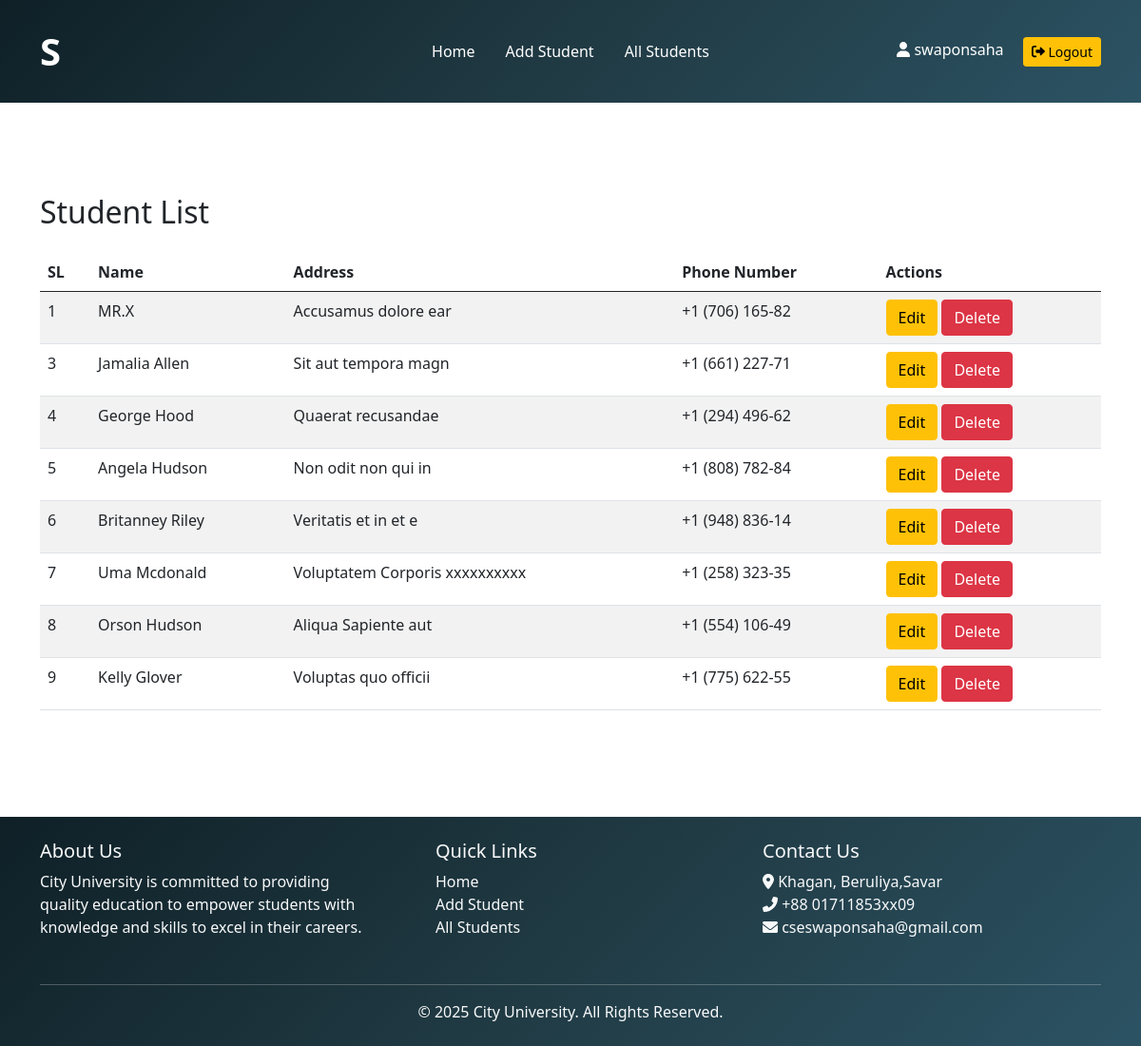
/view/studentlist.php (signed in), run on the app's committed database.
### tables this page shows
CREATE TABLE `student` (
  `id` int(11) NOT NULL,
  `name` varchar(255) NOT NULL,
  `address` text NOT NULL,
  `phone_number` varchar(15) NOT NULL
);

### controller/studentlist.php (called while the page is built, shortened)
<?php
    include('../config/db.config.php');
    $sql = "SELECT * FROM student";
    $result = mysqli_query($db, $sql);
?>

### view/studentlist.php (the view, shortened to what this page needs)
<?php
    include('../controller/studentlist.php');
?>
<!DOCTYPE html>
<html lang="en">
<head>
</head>
<body>
    <?php include('../shared/header.php') ?>
    <main class="container my-5 py-5">
        <h2 class="mb-4">Student List</h2>
        <table class="table table-striped">
            <thead>
                <tr>
                    <th>SL</th>
                    <th>Name</th>
                    <th>Address</th>
                    <th>Phone Number</th>
                    <th>Actions</th>
                </tr>
            </thead>
            <tbody>
                <?php
                while ($row = mysqli_fetch_assoc($result)) {
                    echo "<tr>
                            <td>{$row['id']}</td>
                            <td>{$row['name']}</td>
                            <td>{$row['address']}</td>
                            <td>{$row['phone_number']}</td>
                            <td>
                                <button class='btn btn-warning' data-bs-toggle='modal' data-bs-target='#editModal' data-id='{$row['id']}' data-name='{$row['name']}' data-address='{$row['address']}' data-phone='{$row['phone_number']}'>Edit</button>
                                <button class='btn btn-danger' data-bs-toggle='modal' data-bs-target='#deleteModal' data-id='{$row['id']}'>Delete</button>
                            </td>
                          </tr>";
                }
                ?>
            </tbody>
        </table>
    </main>
    <?php include('../shared/footer.php') ?>
</body>
</html>

### style/header.css (style rules this page uses)
body { overflow-x: hidden; }

### data on the page
student: id "1", name "MR.X", address "Accusamus dolore ear", phone_number "+1 (706) 165-82"
student: id "3", name "Jamalia Allen", address "Sit aut tempora magn", phone_number "+1 (661) 227-71"
student: id "4", name "George Hood", address "Quaerat recusandae", phone_number "+1 (294) 496-62"
student: id "5", name "Angela Hudson", address "Non odit non qui in", phone_number "+1 (808) 782-84"
student: id "6", name "Britanney Riley", address "Veritatis et in et e", phone_number "+1 (948) 836-14"
student: id "7", name "Uma Mcdonald", address "Voluptatem Corporis xxxxxxxxxx", phone_number "+1 (258) 323-35"
student: id "8", name "Orson Hudson", address "Aliqua Sapiente aut", phone_number "+1 (554) 106-49"
student: id "9", name "Kelly Glover", address "Voluptas quo officii", phone_number "+1 (775) 622-55"

### other printed values
$username "swaponsaha"
